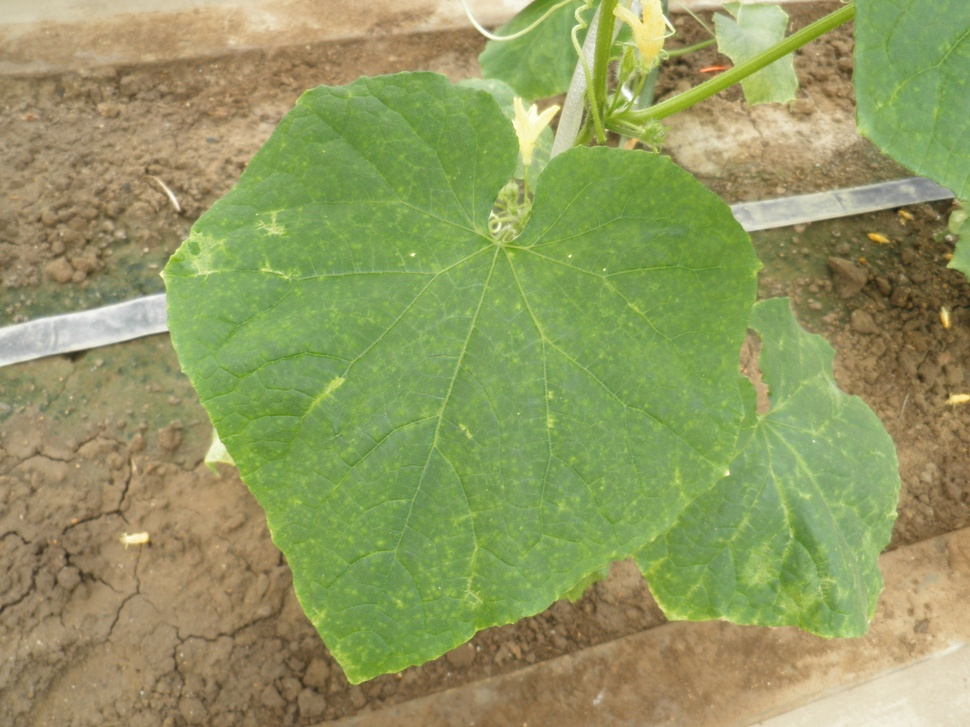
#> input picture data/original/000001.jpg, 970 x 727 px, shrunk from 2048 x 1536 before the run, found by its file name
$ python green_mask.py ../../data/original/000001.jpg
#> lines starting #> are read from the running program, lines starting #| are printed output that depends on the picture; after the words box and inside, x2 and y2 are one past the last pixel; in counts of white or black regions, pixels touching at a corner belong together
#! /usr/bin/env python
# -*- coding: utf-8 -*-

import sys
import numpy as np
import cv2
import matplotlib
import matplotlib.pyplot as plt
from pathlib import Path

def main():

    #green_min = np.array([0,140, 0], np.uint8)
    #green_max = np.array([255, 255, 255], np.uint8)

    green_min = np.array([40, 50, 50])
    green_max = np.array([80, 255, 255])

    args = sys.argv
    brank = ""
    name = args[1].replace(".jpg", brank)
    current = Path()
    dataset_path = current.resolve().parent.parent/'data'/'treated'
    image = str(dataset_path) + "/" + args[1]
    img = cv2.imread(image)
#> img is the input picture: shape (727, 970, 3); mean B, G, R 96.7, 153.2, 145.2

    img_hsv = cv2.cvtColor(img, cv2.COLOR_BGR2HSV)
#> img_hsv: shape (727, 970, 3); mean H, S, V 32.4, 105.4, 162.7
    plt.imshow(cv2.cvtColor(img_hsv, cv2.COLOR_HSV2RGB))
    plt.show("img")

    #mask_green = cv2.inRange(img, green_min, green_max)
    mask_green = cv2.inRange(img_hsv, green_min, green_max)
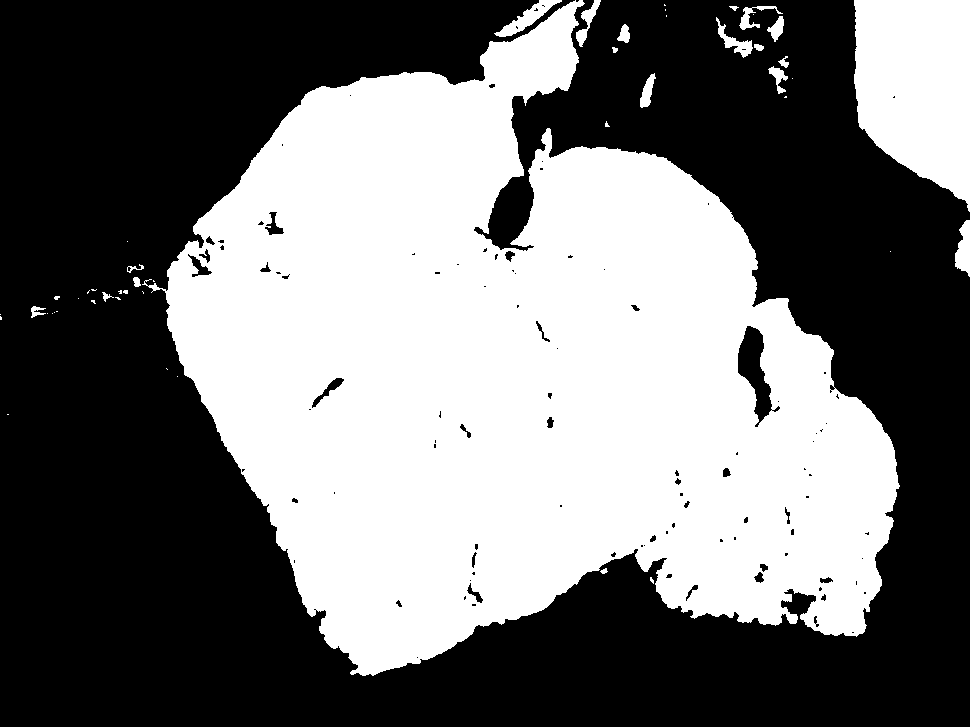
#> mask_green: shape (727, 970); 45.1% white; 49 white regions (29 under 20 px), largest, box (x1, y1, x2, y2) and area: (142, 0, 900, 676) 295070, (854, 0, 970, 212) 19263, (494, 0, 562, 37) 756
    plt.imshow(mask_green)
    plt.show("mask_green")

    mask = cv2.bitwise_not(mask_green)
    mask_rgb = cv2.cvtColor(mask, cv2.COLOR_GRAY2RGB)
    plt.imshow(mask_rgb)
    plt.show("mask")

    reverse_mask = cv2.bitwise_not(mask_rgb)
    plt.imshow(reverse_mask)
    plt.show("mask")

    cv2.imwrite("./result/" + name + "_green_mask.jpg", reverse_mask)

if __name__ == "__main__":
    main()

$ run again, on data/original/000003.jpg
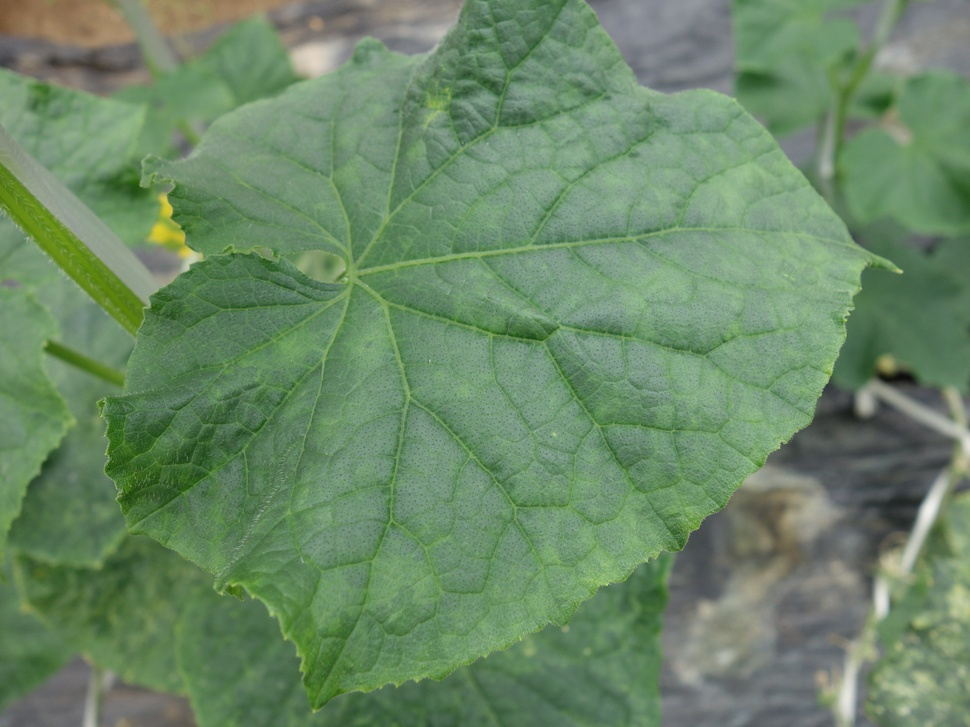
#> input picture data/original/000003.jpg, 970 x 727 px, shrunk from 2592 x 1944 before the run, found by its file name
#> in main, img is the input picture: shape (727, 970, 3); mean B, G, R 102.8, 136, 107.1
#> img_hsv: shape (727, 970, 3); mean H, S, V 58.8, 67.9, 136.7
#> in main, `mask_green = cv2.inRange(img_hsv, green_min, green_max)`:
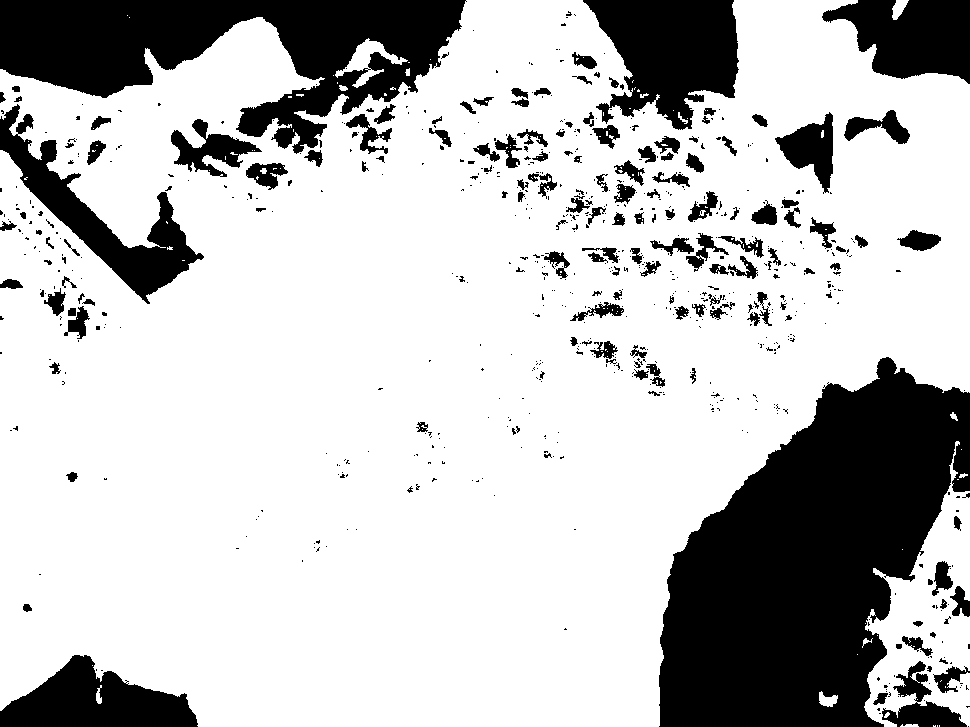
#> mask_green: shape (727, 970); 75.4% white; 719 black regions (563 under 20 px), largest, box (x1, y1, x2, y2) and area: (659, 357, 970, 727) 71463, (0, 0, 467, 154) 35139, (583, 0, 739, 130) 13331

$ run again, on data/original/000004.jpg
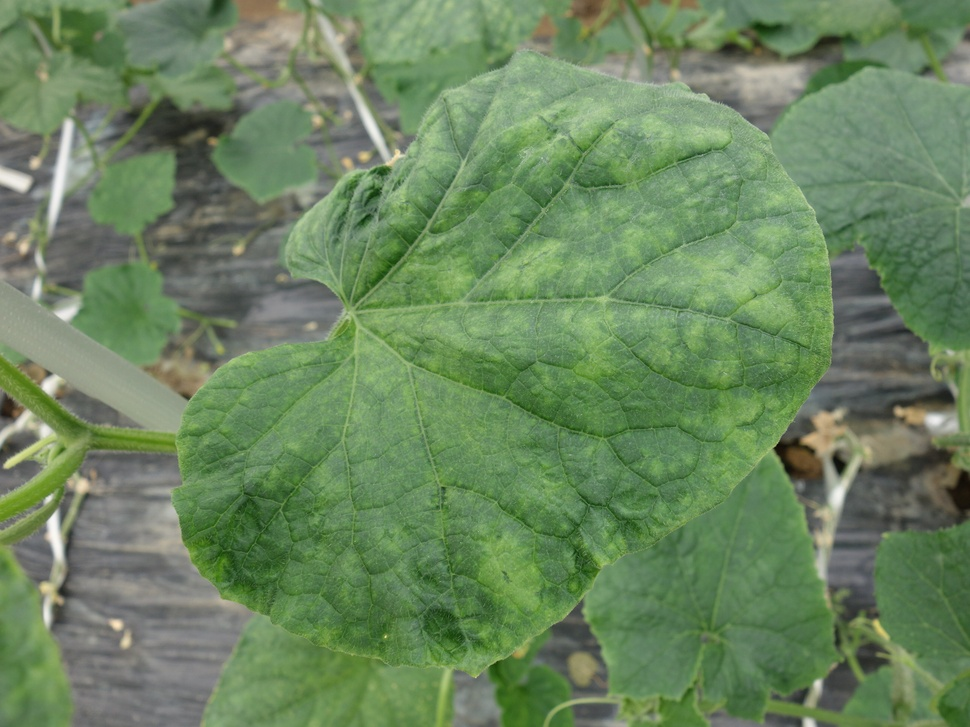
#> input picture data/original/000004.jpg, 970 x 727 px, shrunk from 2592 x 1944 before the run, found by its file name
#> in main, img is the input picture: shape (727, 970, 3); mean B, G, R 95, 133.3, 106.6
#> img_hsv: shape (727, 970, 3); mean H, S, V 52.1, 74.5, 133.7
#> in main, `mask_green = cv2.inRange(img_hsv, green_min, green_max)`:
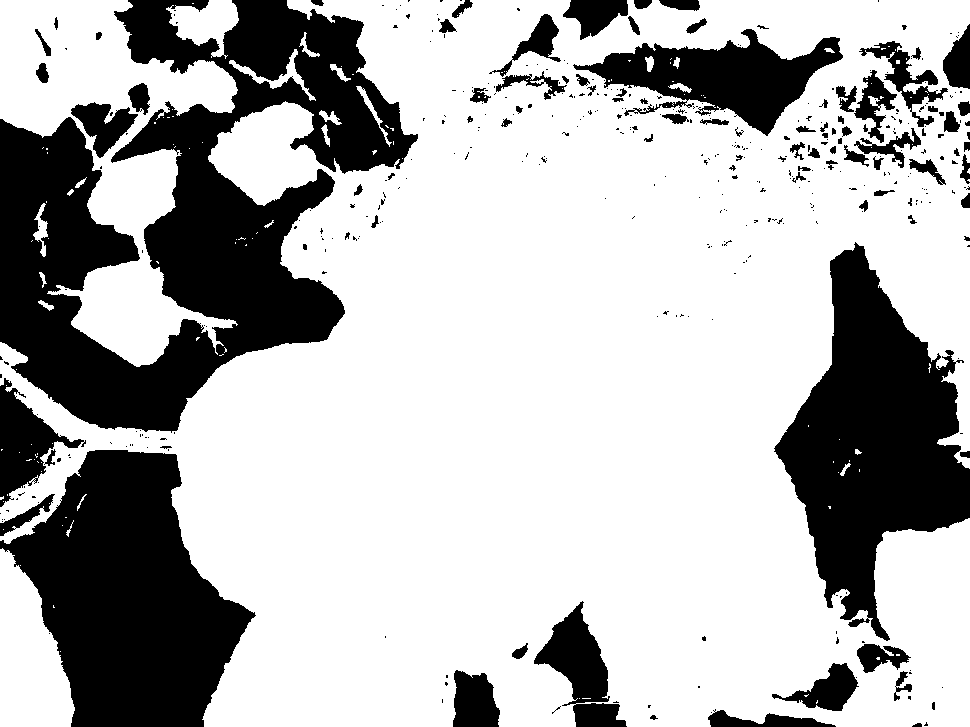
#> mask_green: shape (727, 970); 70.4% white; 409 black regions (315 under 20 px), largest, box (x1, y1, x2, y2) and area: (0, 0, 418, 433) 82565, (0, 450, 256, 727) 42184, (774, 242, 970, 641) 38821

$ run again, on data/original/000005.jpg
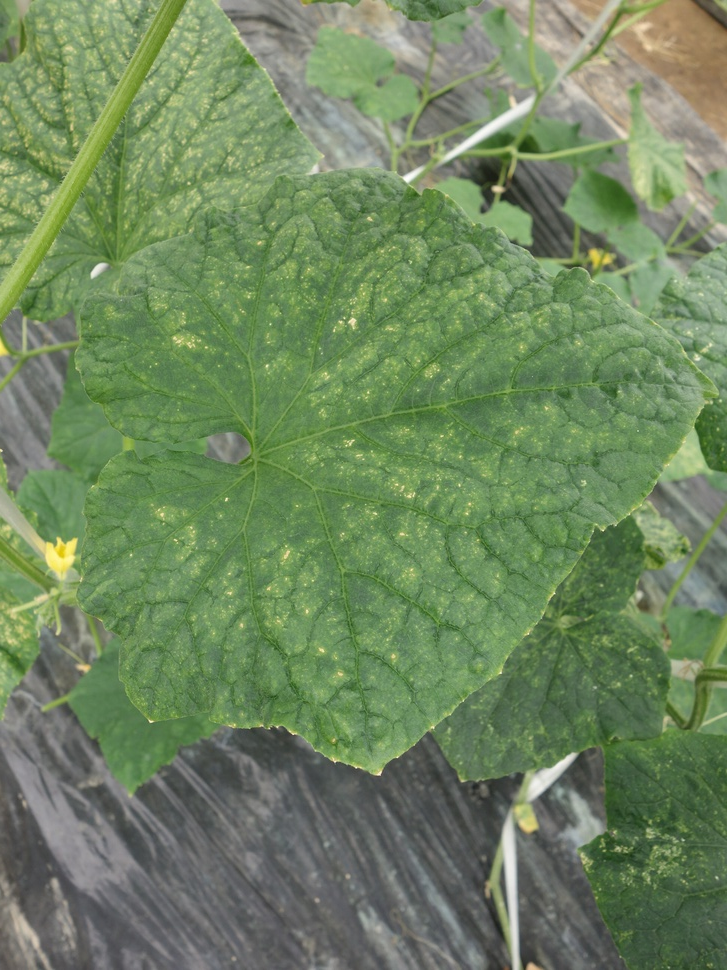
#> input picture data/original/000005.jpg, 727 x 970 px, shrunk from 1944 x 2592 before the run, found by its file name
#> in main, img is the input picture: shape (970, 727, 3); mean B, G, R 95.6, 133.6, 111.1
#> img_hsv: shape (970, 727, 3); mean H, S, V 52.7, 72.2, 134.5
#> in main, `mask_green = cv2.inRange(img_hsv, green_min, green_max)`:
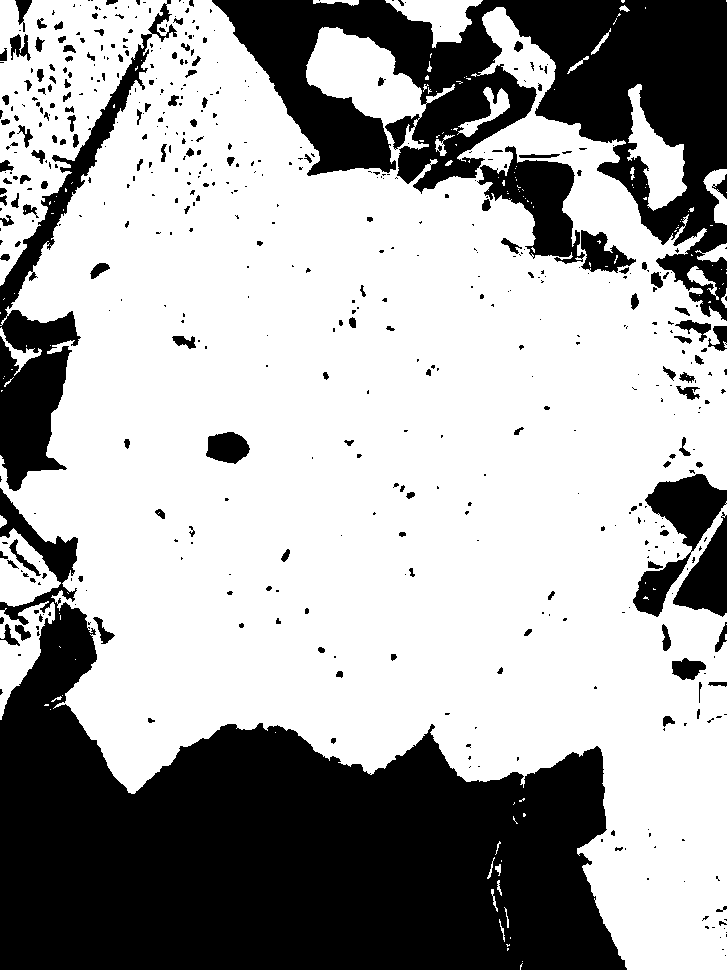
#> mask_green: shape (970, 727); 65.3% white; 543 black regions (385 under 20 px), largest, box (x1, y1, x2, y2) and area: (0, 488, 627, 970) 140099, (212, 0, 727, 321) 62656, (0, 0, 177, 491) 14574
